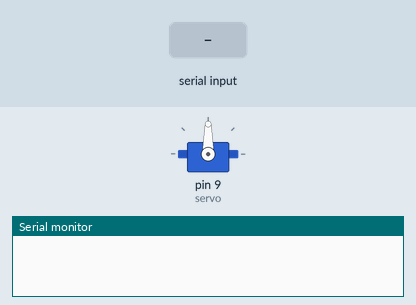
Recording of a sketch running on a simulated Arduino Uno, built with avr-gcc and run on an emulated ATmega328P. Parts: servo, the last lines printed to the serial monitor. Inputs (shaded band) come from the test bench.

Above: at 1.2 s.
1.3 s: "30,150\n" received over Serial
At 3.5 s:
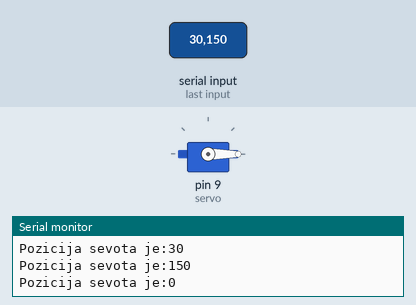
4.0 s: "90,45\n" received over Serial
At 4.7 s:
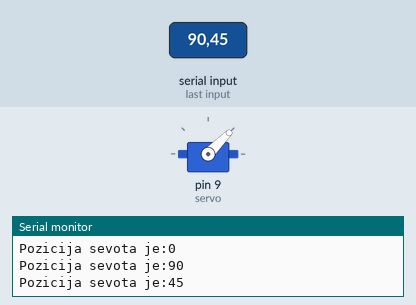
6.7 s: "200\n" received over Serial
At 7.5 s:
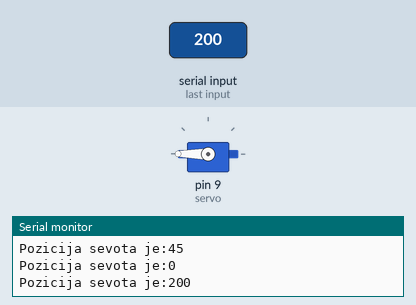
Timing chart, 0 to 9.7 s (numbered marks = the images above; inputs shaded):
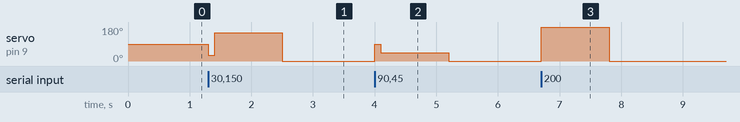

Measured:
- after the input at 1.3 s, servo on pin 9 (servo): 90° → 30° at once, → 150° 0.10 s later, → 0° 1.1 s later
- after the input at 4.0 s, servo on pin 9 (servo): 0° → 90° at once, → 45° 0.10 s later, → 0° 1.1 s later
- after the input at 6.7 s, servo on pin 9 (servo): 0° → 180° at once, → 0° 1.1 s later

The sketch:

cajnik_project.ino
```cpp
#include <SeeedOLED.h>//grove lib-glej example!mogoce rabs se i2c inicializacijo in njeno kniznco
#include <Servo.h>
#include <EEPROM.h>

//rabs interrupt za timer in mogoce enkoder(pin int.) pazi na fronto proženja nastavitev

Servo servo;
int position_of_servo = 0;
int *ptr_of_servo_pos = &position_of_servo;
int timer_naslov_eeprom = 0; //naslov
void setup() {
  Serial.begin(9600);
  servo.attach(9);
}

//da se ne ukvarjas s prekinitvami uporab nizko vrednost za sestevalnika za eno sekundo... primer delay na 10ms(1000/10=100 proženj)

void loop() {
  if (Serial.available()) {
    position_of_servo = Serial.parseInt();
    servo.write(position_of_servo);
    Serial.write("\nPozicija sevota je:");
    Serial.print(position_of_servo);
    delay(100);
  }


}


void servo_trenutna_pozicija(){
    //uporabljena funkcija pri odštevanju časa in pa nastavitev_visine
  }

void nastavitev_visine(){
  //enako kot spodaj
  }

void set_timer() {
 //če je stanje drugačno kot prej preglej ali se timer povečuje ali manjša
 //se prav da je a signal pred bjom-se veča in obratno se man
}
/*
 * primer za nastavitev časa z enkoderjom(https://howtomechatronics.com/tutorials/arduino/rotary-encoder-works-use-arduino/):
  aState = digitalRead(outputA);

  if (aState != aLastState){
     if (digitalRead(outputB) != aState) {
       counter ++;
       angle ++;
       rotateCW();
     }
     else {
       counter--;
       angle --;
       rotateCCW();
     }
     if (counter >=30 ) {
      counter =0;
     }

     lcd.clear();
     lcd.print("Position: ");
     lcd.print(int(angle*(-1.8)));
     lcd.print("deg");
     lcd.setCursor(0,0);

   }
  aLastState = aState;
}
*/
```
